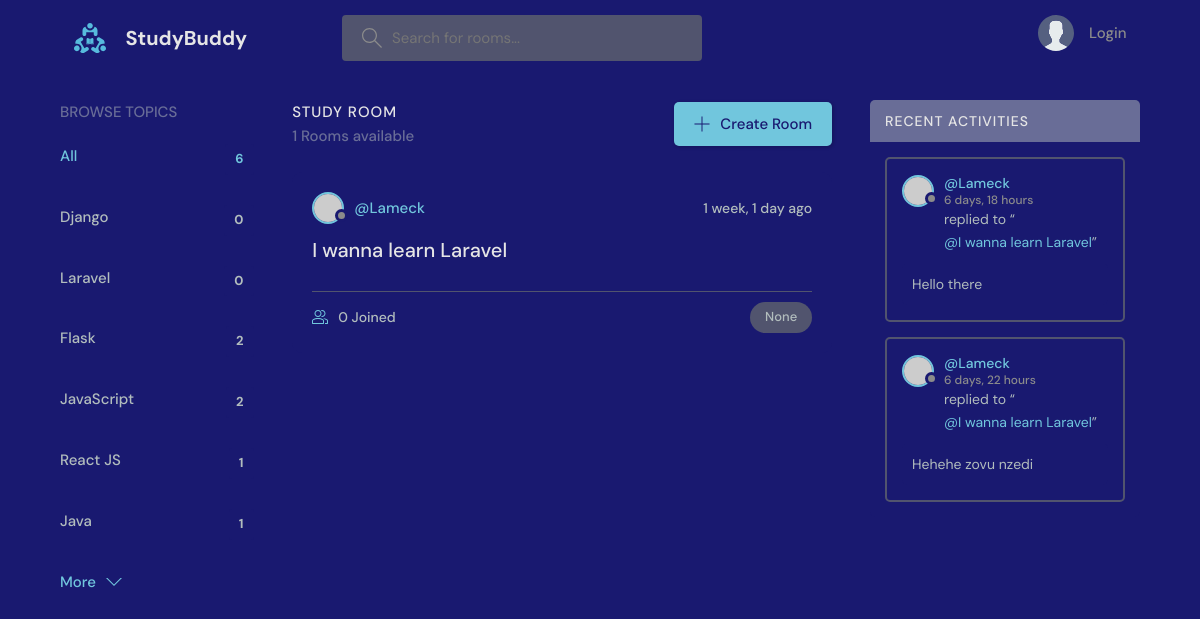
The app's page /?q=Laravel with its own data.
### playground/models.py (models this page shows, shortened)
class Topic(models.Model):
    name = models.CharField(max_length=200)

class Room(models.Model):
    host = models.ForeignKey(User, on_delete=models.SET_NULL, null=True)
    topic = models.ForeignKey(Topic, on_delete=models.SET_NULL, null=True)
    name = models.CharField(max_length=200)
    description = models.TextField(null=True, blank=True)
    participants = models.ManyToManyField(User, related_name="participarts", blank=True)
    updated = models.DateTimeField(auto_now=True)
    created = models.DateTimeField(auto_now_add=True)
    class Meta:
        ordering = ["-updated", "-created"]
    def __str__(self):
        return self.name

class Messages(models.Model):
    user = models.ForeignKey(User, on_delete=models.CASCADE)
    room = models.ForeignKey(Room, on_delete=models.CASCADE)
    body = models.TextField()
    updated = models.DateTimeField(auto_now=True)
    created = models.DateTimeField(auto_now_add=True)
    class Meta:
        ordering = ["-updated", "-created"]
    def __str__(self):
        return self.body[0:50]

### playground/views.py (the view)
# urls.py: path("", views.home, name="home"),
def home(request):
    q = request.GET.get("q") if request.GET.get("q") != None else ""
    rooms = Room.objects.filter(
        Q(topic__name__icontains=q)
        | Q(name__icontains=q)
        | Q(description__icontains=q),
    )
    room_count = rooms.count()
    topics = Topic.objects.all()
    room_messages = Messages.objects.filter(Q(room__name__icontains=q))
    context = {
        "rooms": rooms,
        "topics": topics,
        "room_count": room_count,
        "room_messages": room_messages,
    }
    return render(request, "playground/home.html", context)

### playground/templates/playground/home.html (shortened to what this page needs)
 {% extends 'main.html' %}
 {% block content %}
    <main class="layout layout--3">
      <div class="container">
       {% include 'playground/topics_component.html' %}
        <div class="roomList">
          <div class="roomList__header">
            <div>
              <h2>Study Room</h2>
              <p>{{ room_count }} Rooms available</p>
            </div>
            <a class="btn btn--main" href="{% url 'create-room' %}">
              <svg version="1.1" xmlns="http://www.w3.org/2000/svg" width="32" height="32" viewBox="0 0 32 32">
                <title>add</title>
                <path
                  d="M16.943 0.943h-1.885v14.115h-14.115v1.885h14.115v14.115h1.885v-14.115h14.115v-1.885h-14.115v-14.115z"
                ></path>
              </svg>
              Create Room
            </a>
          </div>
          {% include 'playground/feeds_component.html' %}
        </div>
{% include 'playground/activity_component.html' %}
      </div>
    </main>
 {% endblock content %}

### playground/templates/playground/topics_component.html
<div class="topics">
    <div class="topics__header">
      <h2>Browse Topics</h2>
    </div>
    <ul class="topics__list">
      <li>
        <a href="{% url 'home' %}" class="active">All <span>{{ topics.count }}</span></a>
      </li>
{% for topic in topics %}
      <li>
        <a href="{% url 'home' %}?q={{ topic.name }}"> {{ topic.name }} <span>{{ topic.room_set.all.count }}</span></a>
      </li>
{% endfor %}
    </ul>
    <a class="btn btn--link" href="topics.html">
      More
      <svg version="1.1" xmlns="http://www.w3.org/2000/svg" width="32" height="32" viewBox="0 0 32 32">
        <title>chevron-down</title>
        <path d="M16 21l-13-13h-3l16 16 16-16h-3l-13 13z"></path>
      </svg>
    </a>
  </div>

### playground/templates/playground/feeds_component.html (shortened to what this page needs)
{% for room in rooms %}
<div class="roomListRoom">
   <div class="roomListRoom__header">
     <a href=" {% url 'profile' room.host.id %}" class="roomListRoom__author">
       <div class="avatar avatar--small">
         <img src="https://randomuser.me/api/portraits/women/11.jpg" />
       </div>
       <span>@{{ room.host.username }}</span>
     </a>
     <div class="roomListRoom__actions">
       <span>{{ room.created|timesince }} ago</span>
     </div>
   </div>
   <div class="roomListRoom__content">
     <a href="{% url 'room' room.id %}">{{ room.name }}</a>
   </div>
   <div class="roomListRoom__meta">
     <a href="{% url 'room' room.id %}" class="roomListRoom__joined">
       {{ room.participants.count }} Joined
     </a>
     <p class="roomListRoom__topic">{{ room.topic }}</p>
   </div>
 </div>
 {% endfor %}

### playground/templates/playground/activity_component.html (shortened to what this page needs)
<div class="activities">
    <div class="activities__header">
      <h2>Recent Activities</h2>
    </div>
    {% for message in room_messages %}
      <div class="activities__box">
        <div class="activities__boxHeader roomListRoom__header">
          {% if message.user and message.user.id %}
            <a href="{% url 'profile' message.user.id %}" class="roomListRoom__author">
              <div class="avatar avatar--small">
                <img src="https://randomuser.me/api/portraits/women/11.jpg" />
              </div>
              <p>
                @{{ message.user }}
                <span>{{ message.created|timesince }}</span>
              </p>
            </a>
          {% else %}
            <p>Anonymous User</p>
          {% endif %}
        </div>
        <div class="activities__boxContent">
          <p>replied to “<a href="{% url 'room' message.room.id %}">@{{ message.room }}</a>”</p>
          <div class="activities__boxRoomContent">
            {{ message }}
          </div>
        </div>
      </div>
    {% endfor %}
  </div>

### records on screen
Topic: name "Django", room_set.all.count "0"
Topic: name "Laravel", room_set.all.count "0"
Topic: name "Flask", room_set.all.count "2"
Topic: name "JavaScript", room_set.all.count "2"
Topic: name "React JS", room_set.all.count "1"
Topic: name "Java", room_set.all.count "1"
Room: host.username "Lameck", created "1 week, 1 day", name "I wanna learn Laravel", participants.count "0", topic "None"
Messages: user "Lameck", created "6 days, 18 hours", room "I wanna learn Laravel", body "Hello there"
Messages: user "Lameck", created "6 days, 22 hours", room "I wanna learn Laravel", body "Hehehe zovu nzedi"

### other values on screen
{{ topics.count }} "6"
{{ room_count }} "1"
